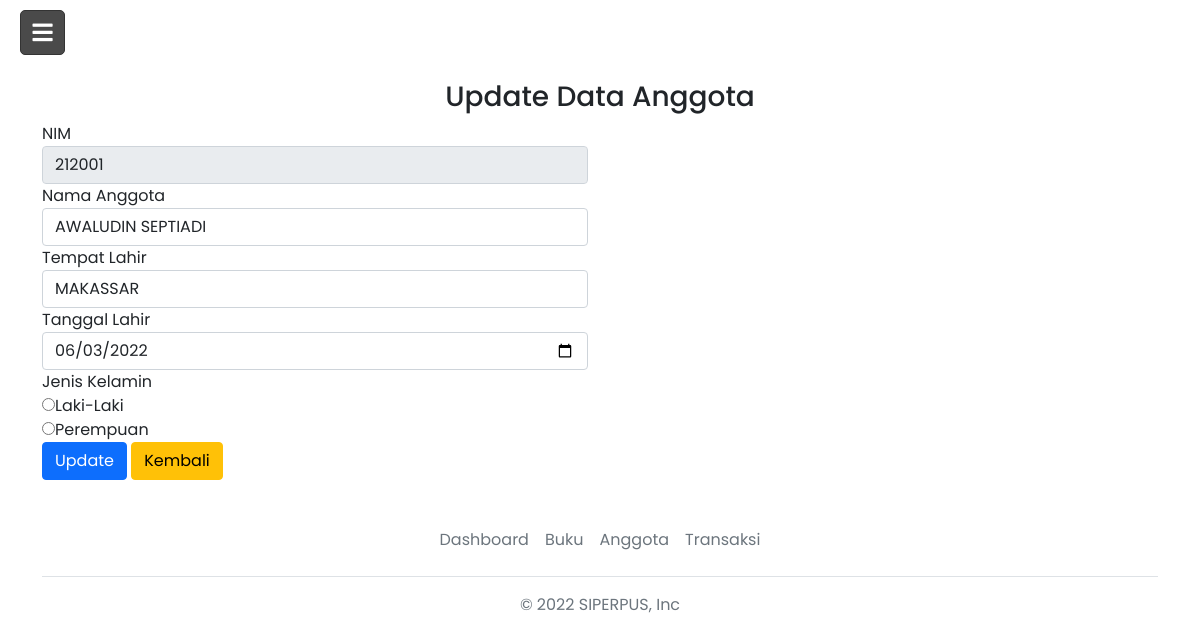
Screenshot of /index.php?page=updateAnggota&nim=212001 (signed in) with the database file from the repository.
### tables this page shows
CREATE TABLE `tb_anggota` (
  `nim` int(11) NOT NULL,
  `nama` varchar(50) NOT NULL,
  `tempat_lahir` varchar(50) NOT NULL,
  `tgl_lahir` date NOT NULL,
  `jk` varchar(20) NOT NULL,
  `tgl_input` timestamp NOT NULL DEFAULT current_timestamp() ON UPDATE current_timestamp()
);

### halaman/anggota/updateAnggota.php (the view, shortened to what this page needs)
<?php
$nim = $_GET['nim'];
$sql = "SELECT * FROM tb_anggota WHERE nim=$nim";
$query = mysqli_query($koneksi,$sql);
$data = mysqli_fetch_assoc($query);
?>
<!DOCTYPE html>
<html lang="en">
<head>
</head>
<body>
    <diV class="container">
        <div id="page-wrapper" >
            <div id="page-inner">
                <div class="panel panel-default">
                    <h3 class="text-center">Update Data Anggota</h3>
                </div>
                    <div class="panel-body">
                        <div class="row">
                            <div class="col-md-6">
                            <form role="form" method="POST" onsubmit="return validasi(this)">
                                <div class="form-group">
                                    <label>NIM</label>
                                    <input class="form-control" name="nim" id="nim" value="<?php echo $data['nim']; ?>" readonly/>
                                </div>
                                <div class="form-group">
                                    <label>Nama Anggota</label>
                                    <input class="form-control" name="nama" id="nama" value="<?php echo $data['nama']; ?>"/>
                                </div>
                                <div class="form-group">
                                    <label>Tempat Lahir</label>
                                    <input class="form-control" name="tempat_lahir" id="tempat_lahir" value="<?php echo $data['tempat_lahir']; ?>"/>
                                </div>
                                <div class="form-group">
                                    <label>Tanggal Lahir</label>
                                    <input type="date" class="form-control" name="tgl_lahir" id="tgl_lahir" value="<?php echo $data['tgl_lahir']; ?>"/>
                                </div>
                                <div class="form-group">
                                    <label>Jenis Kelamin</label>
                                    <div class="radio">
                                        <label>
                                            <input type="radio" name="jk" id="jk" value="Laki-Laki" <?php echo($data['jk']==Laki-Laki)?"checked":""; ?>/>Laki-Laki
                                        </label>
                                    </div>
                                    <div class="radio">
                                        <label>
                                            <input type="radio" name="jk" id="jk" value="Perempuan" <?php echo($data['jk']==Perempuan)?"checked":""; ?>/>Perempuan
                                        </label>
                                    </div>
                                </div>
                                <div>
                                    <input type="submit" name="update" value="Update" class="btn btn-primary">
                                    <a href="index.php?page=anggota" class="btn btn-warning"> Kembali</a>
                                </div>
                            </form>
                        </div>
                    </div>
                </div>
            </div>
        </div>
    </diV>
</body>
</html>

### styleindex.css (style rules this page uses)
* { margin: 0; padding: 0; box-sizing: border-box; font-family: Poppins; }
body { background-image: url(img/bg4.jpg); background-size: cover; }

### halaman/anggota/updateAnggota.php (style rules this page uses)
h3 { padding-top: 5rem }

### rows the page displays
tb_anggota: nim "212001", nama "AWALUDIN SEPTIADI", tempat_lahir "MAKASSAR", tgl_lahir "06/03/2022", jk "☐ Laki-Laki", jk "☐ Perempuan"
